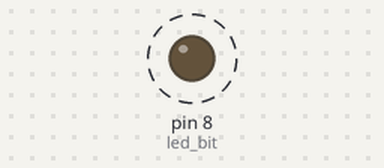
A sketch run on a simulated Arduino Uno, built with avr-gcc and run on an emulated ATmega328P. Parts: output pins drawn as LEDs (lit = HIGH). Dashed ring = blinking.

Above: at 0.12 s.
Timing chart, 0 to 3.0 s (numbered marks = the images above):
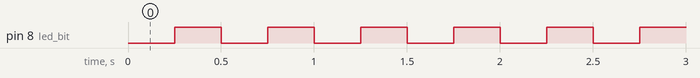

Measured:
- by itself, pin 8 (led_bit): alternates HIGH for 0.25 s and LOW for 0.25 s

The sketch:

timers_6.ino
```cpp
#define set_bit(_addr, _bit)(_addr |= 1<<_bit)
#define flip_bit(_addr, _bit)(_addr ^= 1<<_bit)
#define clear_register(_addr)(_addr = 0)

#define led_ddr DDRB
#define led_port PORTB
#define led_bit 0

void configure_timer1(){
  cli();
  clear_register(TCCR1A);
  clear_register(TCCR1B);
  TCNT1 = 49910;                             // Preload timer with precalculated value
  set_bit(TIMSK1, TOIE1);                    //enable timer overflow interrupt
  sei();                                      //enable global interrupts
  set_bit(TCCR1B, CS12);                      // set Fcpu/256
  //TCCR1B |= ((1 << CS10) | (1 << CS11));    // Start timer at Fcpu/64
}

ISR(TIMER1_OVF_vect){
  TCNT1 = 49910;                           // Preload timer with precalculated value
  flip_bit(led_port, led_bit);             //toggle led
}

void setup() {
  set_bit(led_ddr, led_bit);                   //set led pin as output, pin 8
  configure_timer1();
}

void loop() {}
```
